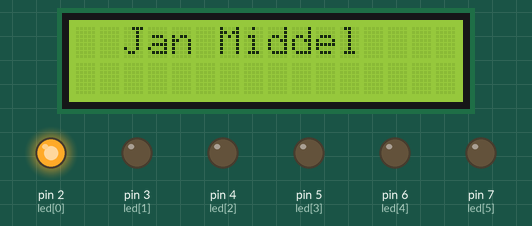
Bench run of a sketch on a simulated Arduino Uno, built with avr-gcc and run on an emulated ATmega328P. On the bench: 16×2 character LCD, output pins drawn as LEDs (lit = HIGH).

Above: at 0.1 s.
At 0.9 s:
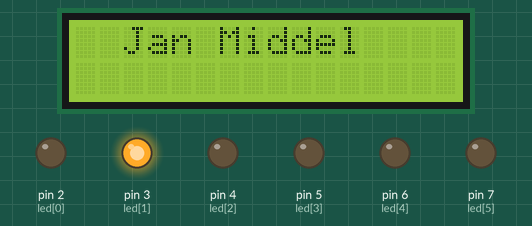
At 1.6 s:
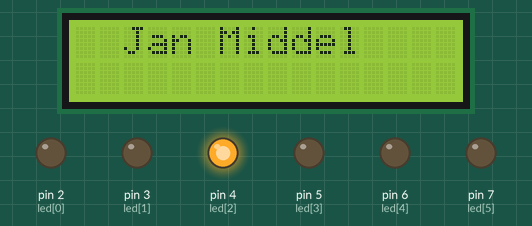
At 2.4 s:
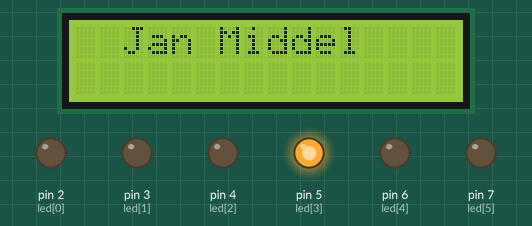
At 3.1 s:
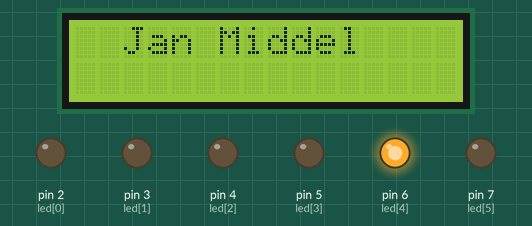
At 4.6 s:
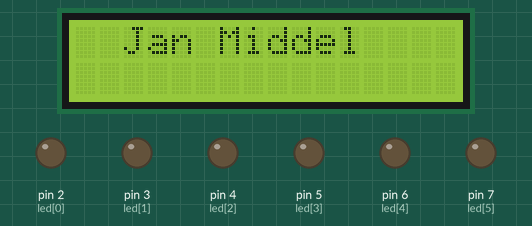
Timing chart, 0 to 40.0 s (numbered marks = the images above):
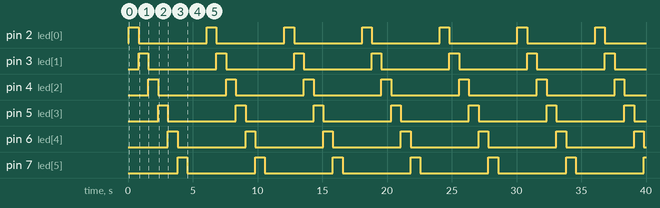

The sketch:

Test-led-12-uit.ino
```cpp
#include <Wire.h>
#include <LiquidCrystal_I2C.h>

#define WACHTTIJD 750   // Maak van wachttijd een constante

// Hier wordt het lcd scherm ingesteld
int led[] = {2, 3, 4, 5, 6, 7, 8, 9}; // Totaal van 8 elementen
LiquidCrystal_I2C lcd(0x38, 16, 2);   // Zet het i2c adres op 0x38 16 karakters en 2 regels.

void setup() {
  lcd.init();                      // initialize the lcd
  lcd.backlight();
  lcd.setCursor(2, 0);      //Zet de cursor op posite 4  regel 0
  lcd.print("Jan Middel");

  // put your setup code here, to run once:
  // ga door alle leds heen en zet ze op output mode
  // Let op: Ik heb hier geen {} gebruikt omdat er maar 1 regel onderdeel is van de lus
  for (char index=0; index < 8; index++)
    pinMode(led[index], OUTPUT);

}

void loop() {
  // ga door alle leds heen en zet ze aan of uit
  // Let op: Hier wordt {} gebruikt om meerdere regels samen te pakken
  for (char index=0; index < 8; index++) {
    // Check dat de index > 0 is. Als dat het geval is dan pak index-1; anders gebruik positie 8
    digitalWrite(led[ (index==0) ? 8 : index-1 ], LOW);    // Zet de vorige ronde op laag
    digitalWrite(led[index], HIGH);     // Zet deze ronden op HOOG
    delay (WACHTTIJD);
  }

  //lcd.setCursor(1, 1);
  //lcd.print(plaats);
}
```

Measured:
- by itself, pin 2 (led[0]), pin 3 (led[1]), pin 4 (led[2]), pin 5 (led[3]), pin 6 (led[4]), pin 7 (led[5]): alternates HIGH for 0.75 s and LOW for 5.3 s
- by itself, everything shown: repeats every 6.0 s, in 7 steps
